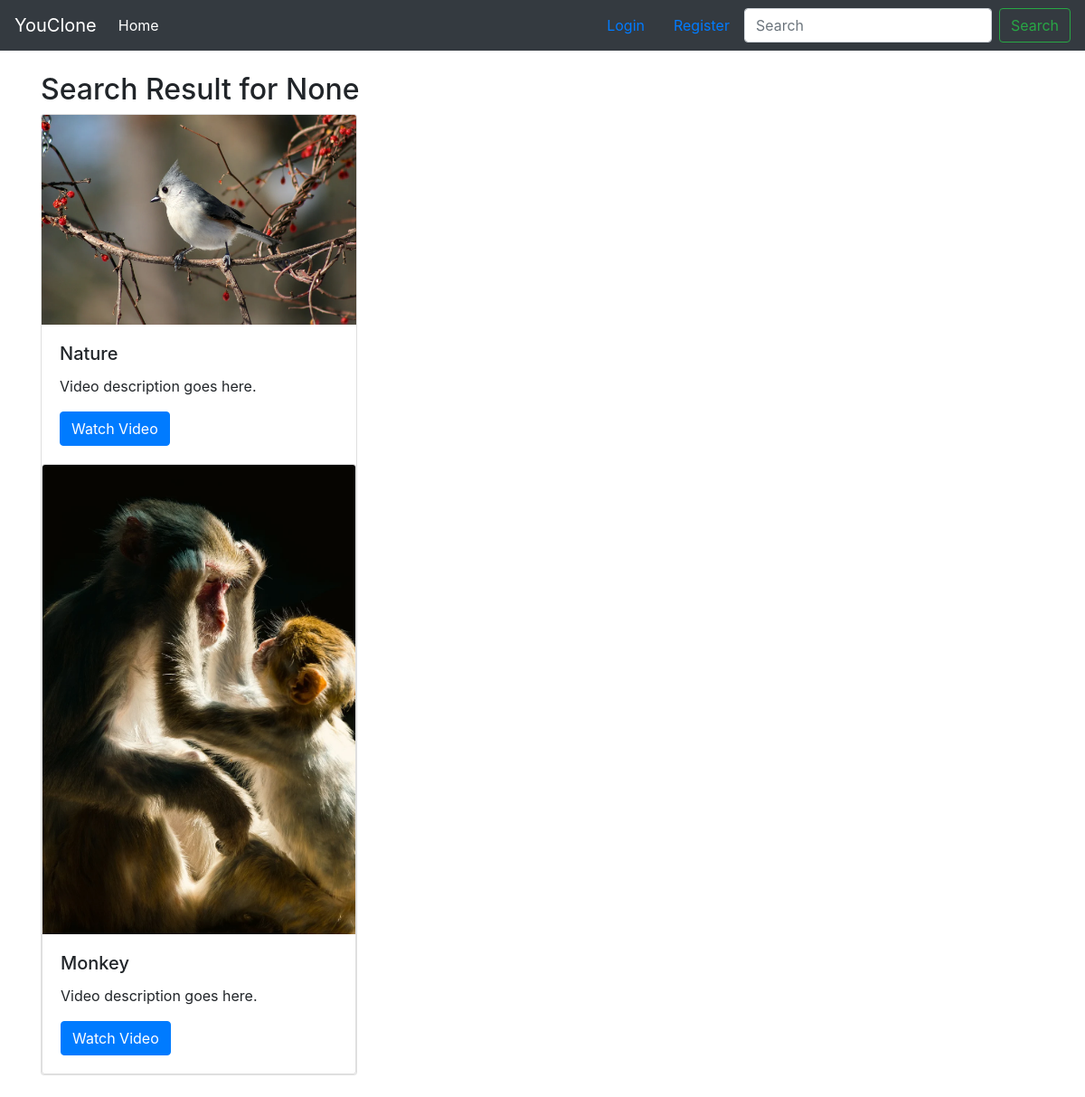
/search/, run on an earlier commit of the app's database.
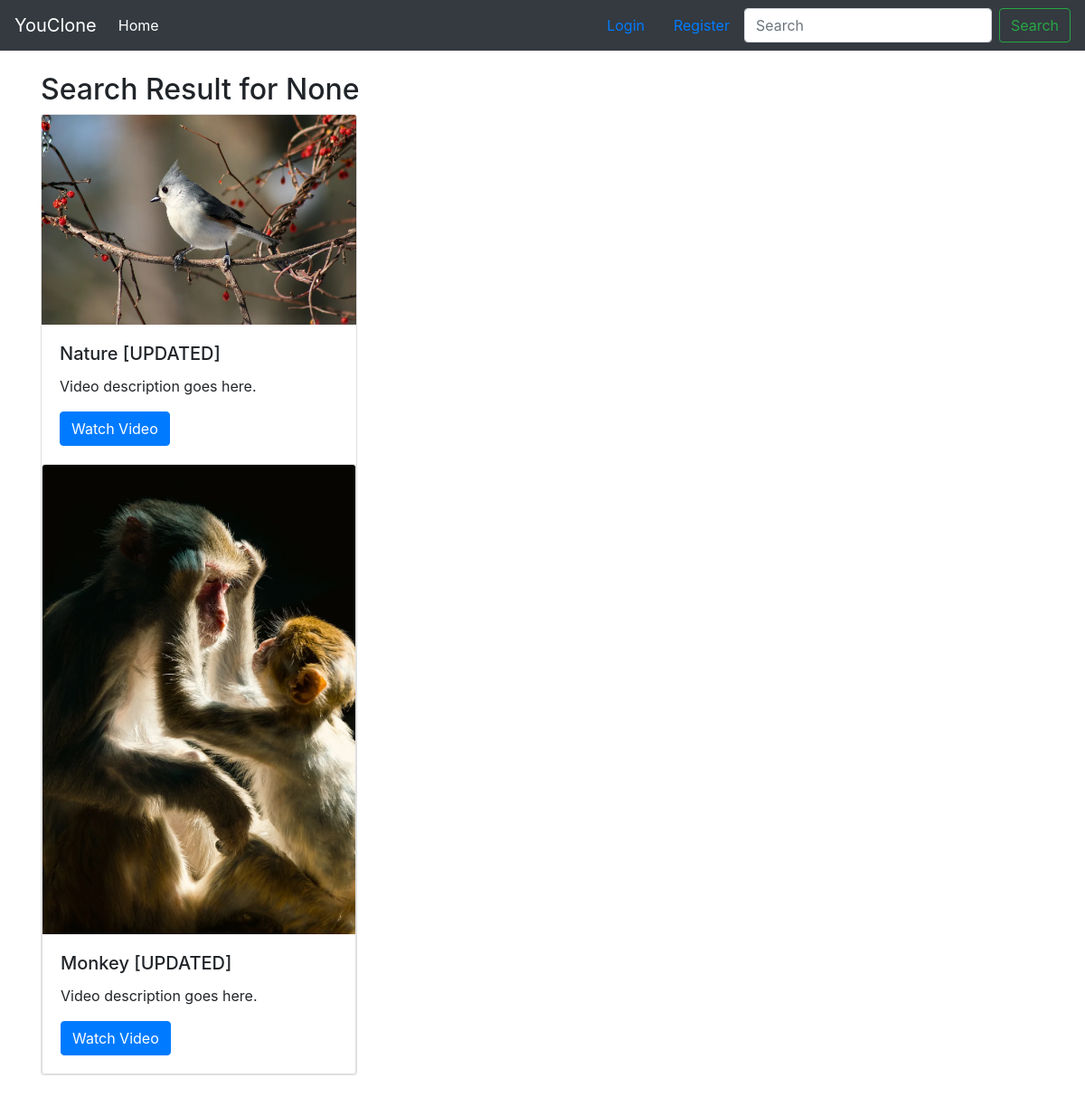
And on a later commit of the database.
### video/models.py (models this page shows, shortened)
class Video(models.Model):
    DEFAULT_THUMBNAIL = 'thumbnails/default_thumbnail.jpg'
    title = models.CharField(max_length=80)
    user = models.ForeignKey(User, on_delete=models.CASCADE)
    channel = models.ForeignKey(Channel, null=True, on_delete=models.CASCADE)
    file = models.FileField(upload_to='videos/', validators=[validate_file_extension])
    thumbnail = models.ImageField(default=DEFAULT_THUMBNAIL, upload_to='thumbnails/', blank=True, null=True)
    description = models.TextField(max_length=5000, blank=True, null=True)
    upload_date = models.DateTimeField(auto_now_add=True)
    tag = models.ManyToManyField(Tag, blank=True)
    likes = models.ManyToManyField(User, related_name='video_like')
    dislikes = models.ManyToManyField(User, related_name='video_dislike')
    views = models.IntegerField(default=0)
    def get_absolute_url(self):
        return reverse('video:video-detail', kwargs={'pk': self.pk})

### video/views.py (the view)
# urls.py: path('search/', views.search, name='search'),
def search(request):
    query = request.GET.get('q', None)
    video_list = Video.objects.all()
    if query is not None:
        video_list = video_list.filter(
            Q(title__icontains=query) |
            Q(description__icontains=query)
        )
    context = {
        'video_list': video_list,
        'query': query
    }
    return render(request, 'video/search.html', context)

### video/templates/video/search.html
{% extends 'video/base.html' %}
{% block content %}
<section class="container mt-4">
    <h2>Search Result for {{ query }}</h2>
    <div class="row">
        <div class="col-md-4 mb-4">
            {% for video in video_list %}
            <div class="card">
                <img src="{{ video.thumbnail.url }}" class="card-img-top" alt="Video Thumbnail">
                <div class="card-body">
                    <h5 class="card-title">{{ video.title }}</h5>
                    <p class="card-text">Video description goes here.</p>
                    <a href="{{ video.get_absolute_url }}" class="btn btn-primary">Watch Video</a>
                </div>
            {% endfor %}
            </div>
        </div>
    </div>
</section>
{% endblock %}

What changed in the data, as far as the page shows it:
changed Video: title "Nature" → "Nature [UPDATED]"
changed Video: title "Monkey" → "Monkey [UPDATED]"
